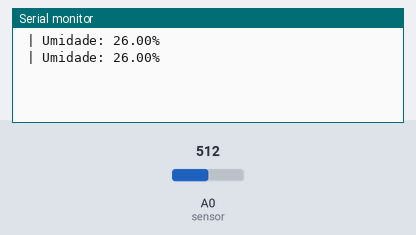
Recording of a sketch running on a simulated Arduino Uno, built with avr-gcc and run on an emulated ATmega328P. Parts: the last lines printed to the serial monitor. The test bench sets the inputs (shaded band); at power-on: A0 (sensor) = 512.

Above: at 1.8 s.
1.9 s: A0 (sensor) set to 716
At 2.8 s:
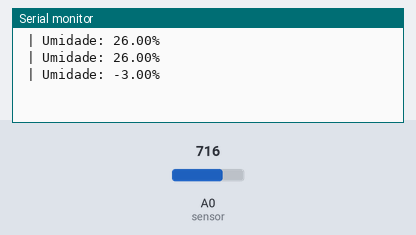
3.4 s: A0 (sensor) set to 900
At 4.8 s:
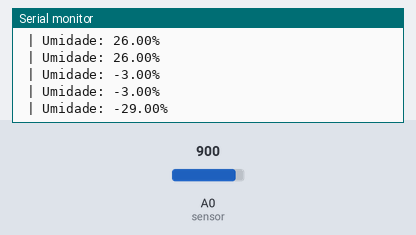
Timing chart, 0 to 6.4 s (numbered marks = the images above; inputs shaded):
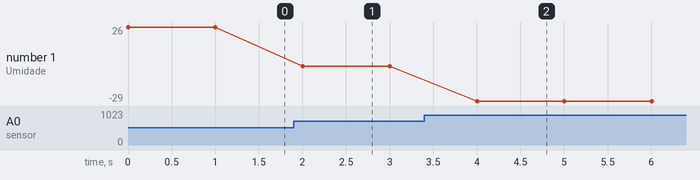

Measured:
- after the input at 1.9 s, the serial monitor: prints a new line after 0.10 s (image 1)
- after the input at 3.4 s, the serial monitor: prints a new line after 0.60 s (image 2)
- plotted number 1: 26 → -3 after the input at 1.9 s, -3 → -29 after the input at 3.4 s

The sketch:

umidade.ino
```cpp
int sensor = A0;

void setup() {
  Serial.begin(9600);
}
void loop() {
  int leituraSensor = analogRead(sensor);
  float porcentagem = map(leituraSensor, 694, 0, 0, 100);
  Serial.print(" | Umidade: ");
  Serial.print(porcentagem);
  Serial.println("%");
  delay(1000);
}
// sensor: vcc = 3.3v
// sensor: gnd = gnd
// sensor: A0 = A0
```
